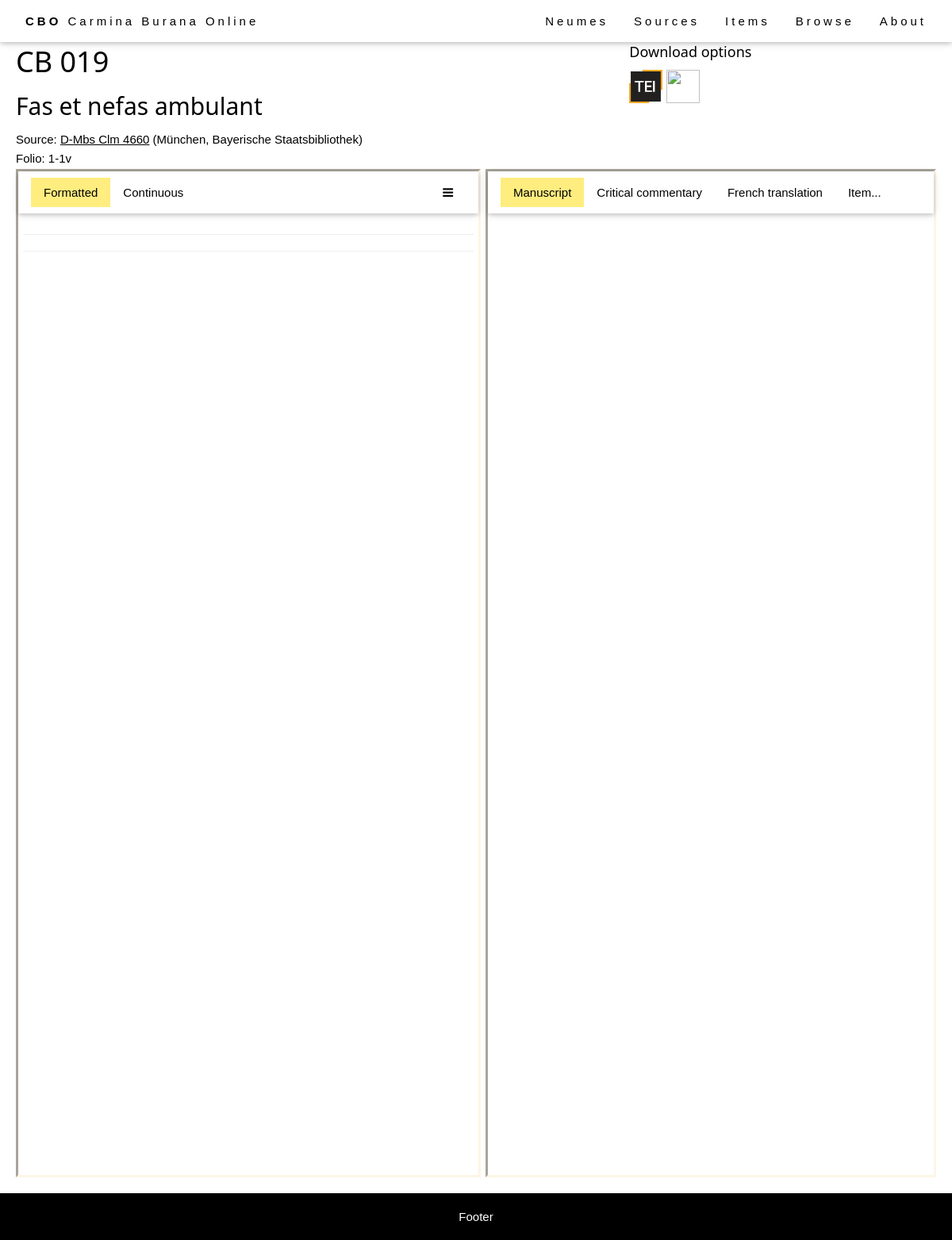
The app's page /browse/item/73 with its own data.
### browse/models.py (models this page shows, shortened)
class Item(models.Model):
    abstract_item = models.ForeignKey(AbstractItem, on_delete=models.PROTECT, null=True)
    source = models.ForeignKey(Source, on_delete=models.RESTRICT, null=True)
    foliation_start = models.CharField(max_length=64, help_text="First folio occupied by the item in the source.")
    foliation_end = models.CharField(max_length=64, help_text="Last folio occupied by the item in the source.")
    title = models.CharField(max_length=256, help_text="Title of the item (incipit).")
    language = models.ManyToManyField(Language)
    file = models.CharField(max_length=64, help_text="Filename (without extensions).", null=True)
    IIIF_canvasIndex = models.CharField(max_length=256, help_text="IIIF canvas index of the item (integer).", blank=True)
    IIIF_canvasId = models.CharField(max_length=256, help_text="IIIF canvas @id of the item (string), alternative to the previous field.", blank=True)
    alternative_img_link = models.CharField(max_length=1024, help_text="Alternative link for source images (if IIIF is not available).", blank=True)
    class Meta:
        ordering = [Length('abstract_item__cb_id'), 'abstract_item__cb_id', (106.5 - F('source__pk')) ** 2]
    def foliation_str(self):
        if self.foliation_start == self.foliation_end:
            return self.foliation_start
        else:
            return self.foliation_start + "-" + self.foliation_end
    @property
    def has_concordances(self):
        return len(self.abstract_item.item_set.all()) > 1
    @property
    def is_translated(self):
        import os.path
        if os.path.isfile(staticfile_path('tei', self.file + '_PB.tei')):
            return True
        else:
            return False
    @property
    def is_svg_based(self):
        import os.path
        if os.path.isfile(staticfile_path('img/mscz/svg/', self.file + '.svg')) or os.path.isfile(staticfile_path('img/mscz/svg/', self.file + '-1.svg')):
            return True
        else:
            return False
    @property
    def tei_path(self):
        return staticfile_path('tei', self.file + ".tei")
    @property
    def tei_tree(self):
        from lxml import etree
        return etree.parse(self.tei_path)
    @property
    def is_notated(self):
        if self.tei_tree.find(".//neume") is not None:
            return True
        else:
            return False
    def transform(self, xsl_file, tei_file, indent=False, met=False):
        from lxml import etree, html
        import os
        xsl = etree.parse(staticfile_path('xsl', xsl_file))
        transform = etree.XSLT(xsl)
        xml = etree.parse(staticfile_path('tei', tei_file + '.tei'))
        if met:
            metify(xml)
        result = transform(xml)
        if indent:
            indentify(result)
        try:
            res = lxml.html.tostring(result).decode('UTF-8')
            return res.replace('src="buranus', 'src="/staticfiles/img/glyphs/svg/buranus')
        except:
            print("Error: not able to convert")
            return ''
    @property
    def continuous_transform(self):
        return self.transform('continuous.xsl', self.file)
    @property
    def formatted_transform(self):
        return self.transform('formatted.xsl', self.file, indent=True, met=True)
    @property
    def neume_apparatus_transform(self):
        return self.transform('neume-apparatus.xsl', self.file)
    @property
    def text_apparatus_transform(self):
        return self.transform('text-apparatus.xsl', self.file)

class AbstractItem(models.Model):
    cb_id = models.CharField(max_length=10, help_text="Number of the item.")
    theme = models.ManyToManyField(Theme)
    genre = models.ForeignKey(Genre, on_delete=models.SET_NULL, null=True)
    class Meta:
        ordering = [Length('cb_id'), 'cb_id']

class Source(models.Model):
    bib_id = models.CharField(max_length=128, unique=True, help_text="The source identifier.")
    nick_name = models.CharField(max_length=128, help_text="The source name.", blank=True)
    country = models.CharField(max_length=256, help_text="The source location (country).")
    location = models.CharField(max_length=256, help_text="The source location (institution).")
    century = models.CharField(max_length=256, help_text="The source century.", blank=True)
    notation = models.CharField(max_length=256, help_text="The source notation type (for musical notation only).", blank=True)
    url = models.CharField(max_length=512, help_text="External url to access the source images.", blank=True)
    concordances = models.TextField(help_text="Concordances with the Codex Buranus.", blank=True)
    notes = models.TextField(help_text="Additional notes on the source.", blank=True)
    IIIF_manifest = models.CharField(max_length=1024, help_text="URL of the IIIF manifest.", blank=True)
    class Meta:
        ordering = ['country', 'location', 'bib_id']
    def get_absolute_url(self):
        return reverse('source-detail', args=[str(self.id)])

### browse/views.py (the view)
# urls.py: path('item/<int:pk>', views.ItemDetailView.as_view(), name='item-detail'),
class ItemDetailView(generic.DetailView):
    model = Item
    template_name = 'item_detail.html'
    def get_context_data(self, **kwargs):
        from django.db.models import Q
        context = super(ItemDetailView, self).get_context_data(**kwargs)
        item = self.get_object()
        context['sibling_items'] = item.abstract_item.item_set.filter(~Q(pk=item.pk))
        context['other_items'] = Item.objects.filter(~Q(abstract_item__pk=item.abstract_item.pk))
        return context

### browse/indentify.py (called while the page is built)
def indentify(tree):
	for poem in tree.findall(".//div[@data-type='poem']"):
		global_met = poem.get('data-met')
		for lg in poem.findall("./div[@data-type='strophe']"):
			if 'data-met' in lg.keys():
				met = lg.get('data-met')
			else:
				met = global_met
			parsed_met = parse(met)
			for (n, verse) in enumerate(lg.findall(".//div[@class='verse']")):
				verse.set('data-indent', str(parsed_met[n]))

### browse/metify.py (called while the page is built, shortened)
def metify(tree):
	for attr in ['met', 'rhyme']:
		poem_types = ['poem', 'sequence', 'leich']

### browse/models.py (called while the page is built)
def staticfile_path(folder, filename):
    import os.path
    return os.path.join(os.path.join(static_root, folder), filename)

### templates/item_detail.html (shortened to what this page needs)
{% extends "base_generic.html" %}
{% load static %}
{% block content %}
<link rel="stylesheet" href="{% static 'css/neumed-text.css' %}" />
<link rel="stylesheet" href="https://cdnjs.cloudflare.com/ajax/libs/font-awesome/4.7.0/css/font-awesome.min.css" />
<div style="padding: 20px; width: 100%;">
  <div style="display: flex">
    <div style="flex: 2">
      <h1>CB {{ item.abstract_item.cb_id }}</h1>
      <h2>{{ item.title }}</h2>
      <p>Source: <a href="{{ item.source.get_absolute_url }}">{{ item.source.bib_id }}</a> ({{ item.source.location }})</p>
      <p>Folio: {{ item.foliation_str }}</p>
    </div>
    <div style="flex: 1">
      <h5>Download options</h5>
      <a href="{% static 'tei/' %}{{ item.file }}.tei" download="{{ item.file }}.tei"><img src="{% static 'img/TEI_Logo.svg' %}" style="width: 42px; height:42px;" /></a>
      <a id="pdf-download" style="cursor: pointer;"><img src="{% static 'img/PDF_Logo.svg' %}" style="width: 42px; height:42px;" /></a>
    </div>
  </div>
  <div style="display: flex;">
    <div class="cbo-border-inset cbo-border-sand flex-column" style="width: 50%;">
      {% include "item_core_view.html" with item=item %}
    </div>
    <div id="dragResizer" class="resizer"></div>
    <div class="cbo-border-inset cbo-border-sand" style="flex: 1;">
      <div class="tab cbo-white cbo-wide cbo-padding cbo-card right">
        <button id="defaultOpenRight" class="tablinks cbo-bar-item cbo-button activable" onclick="openRightTab(this, 'msImage')">Manuscript</button>
        <button class="tablinks cbo-bar-item cbo-button activable" onclick="openRightTab(this, 'commentary')">Critical commentary</button>
        <button class="tablinks cbo-bar-item cbo-button activable" onclick="openRightTab(this, 'translation')">French translation</button>
        <button id="itemsRight" class="tablinks cbo-bar-item cbo-button activable" onclick="openRightTab(this, 'itemRight')">Item...</button>
      </div>
      <div id="msImage" class="tabcontent right">
        {% if not item.source.IIIF_manifest %}
          {% if item.alternative_img_link %}
          Unable to display manuscript images due to copyright restrictions.
          <a target="_blank" href="{{ item.alternative_img_link }}"><i class="fa fa-arrow-right" style="margin-right: 5px;"></i>Open external website.</a>
          {% else %}
          Manuscript images not available for this item.
          {% endif %}
        {% else %}
        <div id="mirador" style="position: relative; width: 100%; height: 1000px;"></div>
        {% endif %}
      </div>
    </div>
  </div>
</div>
{% endblock %}

### staticfiles/css/style.css (style rules this page uses)
html { -ms-text-size-adjust:100%;-webkit-text-size-adjust:100% }
body { margin:0 }
a { background-color:transparent }
img { border-style:none }
button,input,select,textarea,optgroup { font:inherit;margin:0 }
button,input { overflow:visible }
button,select { text-transform:none }
button,[type=button],[type=reset],[type=submit] { -webkit-appearance:button }
html,body { font-family:Verdana,sans-serif;font-size:15px;line-height:1.4 }
html { overflow-x:hidden }
h1 { font-size:36px }
h2 { font-size:30px }
h5 { font-size:18px }
h1,h2,h3,h4,h5,h6 { font-family:"Segoe UI",Arial,sans-serif;font-weight:400;margin:10px 0 }
.cbo-wide { letter-spacing:4px }
img { vertical-align:middle }
a { color:inherit }
.cbo-btn,.cbo-button { border:none;display:inline-block;padding:8px 16px;vertical-align:middle;overflow:hidden;text-decoration:none;color:inherit;background-color:inherit;text-align:center;cursor:pointer;white-space:nowrap }
.cbo-btn,.cbo-button { -webkit-touch-callout:none;-webkit-user-select:none;-khtml-user-select:none;-moz-user-select:none;-ms-user-select:none;user-select:none }
.cbo-card,.cbo-card-2 { box-shadow:0 2px 5px 0 rgba(0,0,0,0.16),0 2px 10px 0 rgba(0,0,0,0.12) }
.cbo-padding { padding:8px 16px!important }
.cbo-white,.cbo-hover-white:hover { color:#000!important;background-color:#fff!important }
.cbo-border-inset { border-style: inset; }
.cbo-border-sand,.cbo-hover-border-sand:hover { border-color:#fdf5e6!important }

### staticfiles/css/layout-generic.css (style rules this page uses)
.flex-column { display: flex; flex-direction: column; }
.cbo-button { transition: 0.3s; }

### staticfiles/css/neumed-text.css (style rules this page uses)
p { margin-block-start: 3px; margin-block-end: 3px; break-inside: avoid; }

### templates/item_detail.html (style rules this page uses)
p { break-inside: avoid; }
.resizer { cursor: ew-resize; height: 1200px; width: 6px; }
.tab { box-sizing: border-box; display: inline-flex; width: 100%; }
.active { background-color: #ffed7f; }
.tabcontent { display: none; padding: 6px; height: 1200px; overflow-y: scroll; }

### records on screen
Item: abstract_item.cb_id "019", title "Fas et nefas ambulant", source.bib_id "D-Mbs Clm 4660", source.location "München, Bayerische Staatsbibliothek", foliation_str "1-1v"
